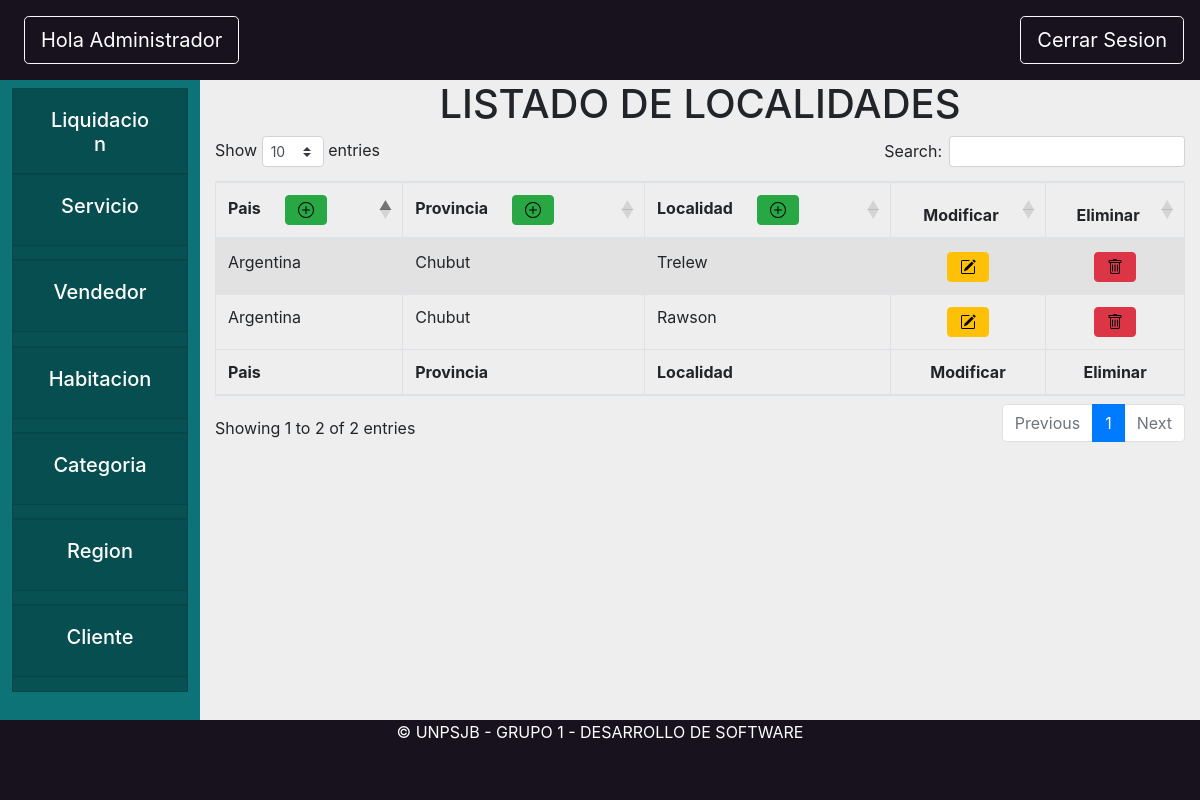
Page /core/region on the earlier database version.
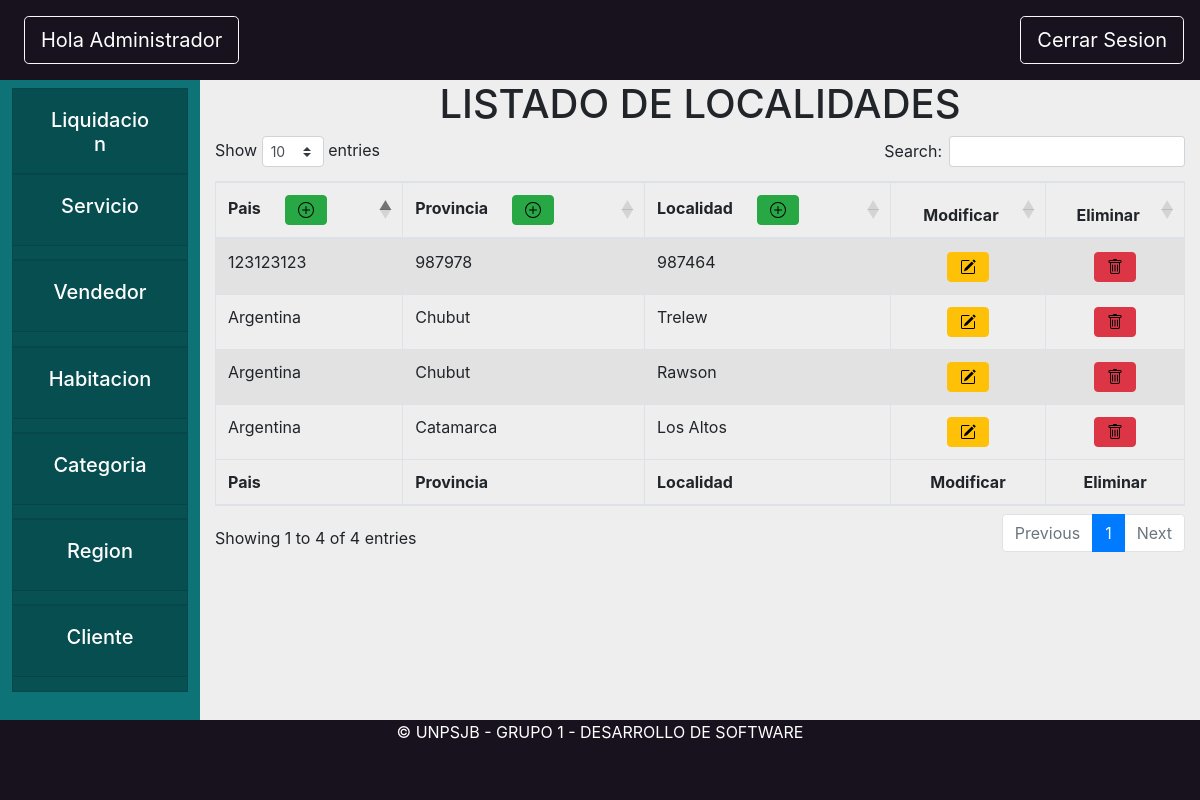
Same page on the later database version.
### core/models.py (models this page shows, shortened)
class Localidad(models.Model):
    objects = LocalidadManager.from_queryset(LocalidadQuerySet)()
    nombre = models.CharField(max_length=200)
    provincia = models.ForeignKey(Provincia, on_delete=models.CASCADE)

class Provincia(models.Model):
    nombre = models.CharField(max_length=200)
    pais = models.ForeignKey(Pais, on_delete=models.CASCADE)
    def __str__(self):
        return self.nombre

class Pais(models.Model):
    nombre = models.CharField(max_length=200, unique=True)
    class Meta:
      verbose_name_plural = "Paises"
    def __str__(self):
        return self.nombre

### core/views.py (the view, shortened to what this page needs)
# urls.py: path('region',views.regionAdmin, name="opcionRegion"),
def regionAdmin(request):
    paises = Pais.objects.all()
    provincias = Provincia.objects.all()
    localidades = Localidad.objects.all()
    formPais = PaisForm(request.POST)
    formProvincia = ProvinciaForm(request.POST)
    formLocalidad = LocalidadForm(request.POST)
    return render(request, "core/regionAdmin.html", {"paises": paises, "localidades": localidades, "provincias": provincias, "formPais": formPais, "formProvincia": formProvincia, "formLocalidad": formLocalidad})

### core/forms.py
class PaisForm(ModelForm):
    class Meta:
        model = Pais
        fields = '__all__'
    """def clean_nombre(self):
        #print("aca estoy en la func")
        nombre=self.cleaned_data["nombre"]
        #print(nombre)
        if str(nombre).strip() == "pepe":
            print("ACANO ENTRA....")
            raise ValidationError("NO ME GUSTA EN BLANCO!!!!")
        return nombre.title()"""
    def __init__(self, *args, **kwargs):
        super(PaisForm, self).__init__(*args, **kwargs)
        self.fields['nombre'].widget.attrs.update({'class': 'form-control'})

class ProvinciaForm(ModelForm):
    class Meta:
        model = Provincia
        fields = '__all__'
    def __init__(self, *args, **kwargs):
        super(ProvinciaForm, self).__init__(*args, **kwargs)
        self.fields['nombre'].widget.attrs.update({'class': 'form-control'})

### core/templates/core/regionAdmin.html (shortened to what this page needs)
{% extends 'base/base_administrador.html'%}
{% load static %}
{% block content %}
<h1 align="center">LISTADO DE LOCALIDADES</h1>
<table id="example" class="table table-striped table-bordered" style="width:100%">
    <thead>
        <tr>
            <th>Pais<button type="button" class="btn btn-success ml-4" data-toggle="modal" data-target="#crearPais">
                    <img src="/static/icons/plus-circle.svg"
                        class="img-fluid ${3|rounded-top,rounded-right,rounded-bottom,rounded-left,rounded-circle,|}"
                        alt="">
                </button></th>
            <th>Provincia<button type="button" class="btn btn-success ml-4" data-toggle="modal"
                    data-target="#crearProvincia">
                    <img src="/static/icons/plus-circle.svg"
                        class="img-fluid ${3|rounded-top,rounded-right,rounded-bottom,rounded-left,rounded-circle,|}"
                        alt="">
                </button></th>
            <th>Localidad<button type="button" class="btn btn-success ml-4" data-toggle="modal"
                    data-target="#crearLocalidad">
                    <img src="/static/icons/plus-circle.svg"
                        class="img-fluid ${3|rounded-top,rounded-right,rounded-bottom,rounded-left,rounded-circle,|}"
                        alt="">
                </button></th>
            <th>
                <Center>Modificar</Center>
            </th>
            <th>
                <Center>Eliminar</Center>
            </th>
        </tr>
    </thead>
    <tbody>
        {% for ciudad in localidades %}
        <tr>
            <td>{{ciudad.provincia.pais.nombre}}</td>
            <td>{{ciudad.provincia.nombre}}</td>
            <td>{{ciudad.nombre}}</td>
            <td>
                <center>
                    <button type="button" class="btn btn-warning" data-toggle="modal" data-target="#modificarLocalidad">
                        <img src="/static/icons/pencil-square.svg"
                            class="img-fluid ${3|rounded-top,rounded-right,rounded-bottom,rounded-left,rounded-circle,|}"
                            alt="">
                    </button>
                </center>
            </td>
            <td>
                <center>
                    <button type="button" class="btn btn-danger" data-toggle="modal" data-target="#eliminarLocalidad"
                        onclick="enviarModal()">
                        <img src="/static/icons/trash.svg"
                            class="img-fluid ${3|rounded-top,rounded-right,rounded-bottom,rounded-left,rounded-circle,|}"
                            alt="">
                    </button>
                </center>
            </td>
        </tr>
        {% endfor %}
    </tbody>
    <tfoot>
        <tr>
            <th>Pais</th>
            <th>Provincia</th>
            <th>Localidad</th>
            <th>
                <Center>Modificar</Center>
            </th>
            <th>
                <Center>Eliminar</Center>
            </th>
        </tr>
    </tfoot>
</table>
{% endblock content %}

### templates/base/base_administrador.html (shortened to what this page needs)
{% extends 'base/base.html'%}
{% load static %}
{% block header %}
<button onclick="location.href='/core/homeAdministrador'" style="text-decoration:none"
    class="rounded-1 btn btn-lg btn-outline-light text-white ml-4 mt-3"> Hola Administrador</button>
{% endblock header %}
{% block tarjeta1 %}
<div class="card rounded-0">
    <div class="card-header" id="headingOne">
        <button class="btn btn-link btn-block text-white">
            <center>
                <h5> Liquidacion</h5>
            </center>
        </button>
    </div>
</div>
{% endblock tarjeta1 %}
{% block tarjeta2 %}
<div class="card rounded-0">
    <div class="card-header" id="headingOne">
        <button class="btn btn-link btn-block text-white">
            <center>
                <h5> Servicio</h5>
            </center>
        </button>
    </div>
</div>
{% endblock tarjeta2 %}
{% block tarjeta3 %}
<div class="card rounded-0">
    <div class="card-header" id="headingOne">
        <button class="btn btn-link btn-block text-white">
            <center>
                <h5> Vendedor</h5>
            </center>
        </button>
    </div>
</div>
{% endblock tarjeta3 %}
{% block tarjeta4 %}
<div class="card rounded-0">
    <div class="card-header" id="headingOne">
        <button class="btn btn-link btn-block text-white">
            <center>
                <h5> Habitacion</h5>
            </center>
        </button>
    </div>
</div>
{% endblock tarjeta4 %}
{% block tarjeta5 %}
<div class="card rounded-0">
    <div class="card-header" id="headingOne">
        <button class="btn btn-link btn-block text-white">
            <center>
                <h5> Categoria</h5>
            </center>
        </button>
    </div>
</div>
{% endblock tarjeta5 %}
{% block tarjeta6 %}
<div class="card rounded-0">
    <div class="card-header" id="headingOne">
        <button onclick="location.href = '/core/region'" class="btn btn-link btn-block text-white">
            <center>
                <h5> Region</h5>
            </center>
        </button>
    </div>
</div>
{% endblock tarjeta6 %}
{% block tarjeta7 %}
<div class="card rounded-0">
    <div class="card-header" id="headingOne">
        <button class="btn btn-link btn-block text-white">
            <center>
                <h5> Cliente</h5>
            </center>
        </button>
    </div>
</div>
{% endblock tarjeta7 %}

### templates/base/base.html (shortened to what this page needs)
{% load static %}
<html>
<head>
    <link rel="stylesheet" href="https://cdn.jsdelivr.net/npm/bootstrap@4.5.3/dist/css/bootstrap.min.css">
    <link rel="stylesheet" href="{% static 'css/bootstrap.min.css'%}">
    <link rel="stylesheet" href="https://cdnjs.cloudflare.com/ajax/libs/twitter-bootstrap/4.5.2/css/bootstrap.css">
    <link rel="stylesheet" href="https://cdn.datatables.net/1.10.22/css/dataTables.bootstrap4.min.css">
    <link rel="stylesheet" href="{% static 'css/styleBase.css' %}">
    <link rel="stylesheet" href="/static/css/modal.css">
</head>
<body class="bodyComplete">
    <header class="mainHeader">
        {% block header %}
        {% endblock header %}
        <button onclick="location.href='logout'" style="text-decoration:none"
            class="rounded-1 btn btn-lg btn-outline-light text-white float-right mr-3 mt-3"> Cerrar Sesion </button>
    </header>
    <div class="container-fluid">
        <div class="row">
            <div class="col-2 px-1 position-fixed" id="sticky-sidebar">
                <div class="nav flex-column flex-nowrap vh-100 overflow-auto text-white p-2">
                    {% block tarjeta1 %} {% endblock tarjeta1 %}
                    {% block tarjeta2 %} {% endblock tarjeta2 %}
                    {% block tarjeta3 %} {% endblock tarjeta3 %}
                    {% block tarjeta4 %} {% endblock tarjeta4 %}
                    {% block tarjeta5 %} {% endblock tarjeta5 %}
                    {% block tarjeta6 %} {% endblock tarjeta6 %}
                    {% block tarjeta7 %} {% endblock tarjeta7 %}
                </div>
            </div>
            <div class="col-10 offset-2" id="main">
                {% block content %}
                {% endblock content %}
            </div>
        </div>
    </div>
    <footer class="footer text-center">
        <div class="container">
            <p class="m-0 mbt1 text-white">&copy; UNPSJB - GRUPO 1 - DESARROLLO DE SOFTWARE</p>
        </div>
    </footer>
</body>
</html>

### static/css/styleBase.css (style rules this page uses)
.mainHeader { background-color: #18121E; width: 100%; height: 10%; }
.card { background-color: #085153; height: 11%; }
.bodyComplete { background-color: #eeeeee; width: 100%; height: 100%; }
.footer { position: absolute; left: 0px; bottom: 0px; background-color: #18121E; width: 100%; height: 10%; }
#sticky-sidebar { min-height: 100vh; background-color: #0d7377; }

Differences in the rows shown:
added Localidad: provincia.pais.nombre "Argentina", provincia.nombre "Catamarca", nombre "Los Altos"
added Localidad: provincia.pais.nombre "123123123", provincia.nombre "987978", nombre "987464"
Other differences:
text written by a page script: "Show entries Search: Showing 1 to 2 of 2 entries Previous 1 Next" → "Show entries Search: Showing 1 to 4 of 4 entries Previous 1 Next"
